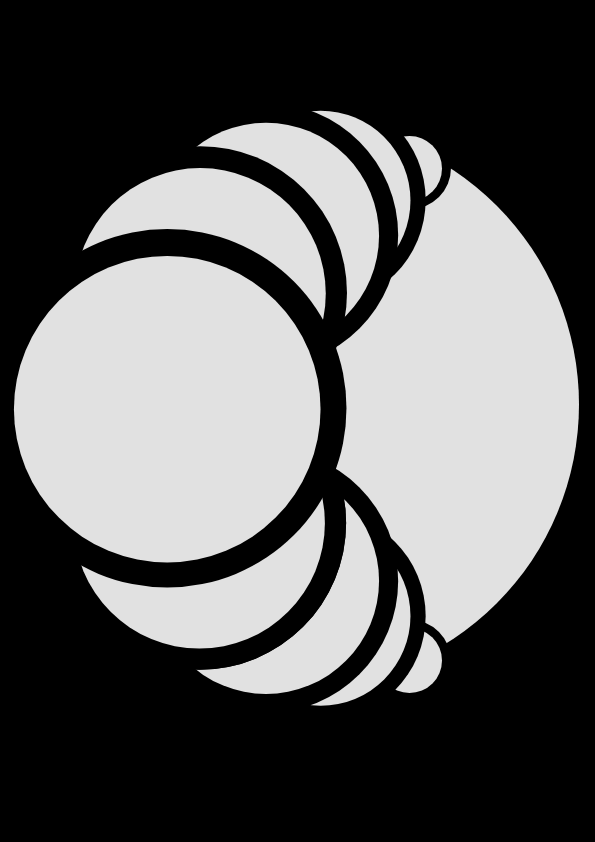
Frame 1 (no input)
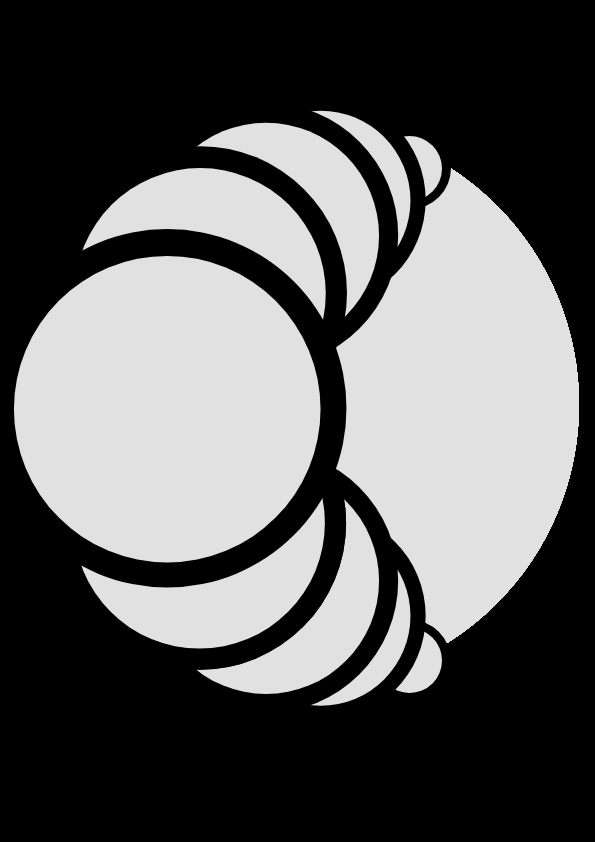
Frame 60 (no input)
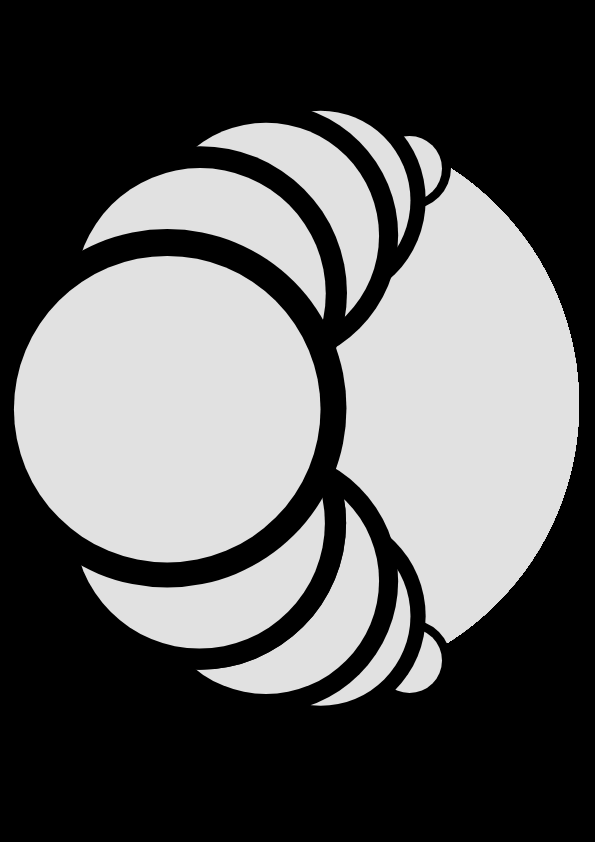
Frame 120 (the mouse pressed at the canvas centre since frame 60)

The p5.js sketch that drew these frames (run headless with seeded random() and noise() and a simulated clock; from frame 60 on, the mouse is pressed at the canvas centre):

// p5.js sketch
// ── sketch.js
function setup() {
  createCanvas(595, 842);
  background(0);
}

function draw() {

noStroke();
fill(225);
arc(16+563/2,123+563/2,563,563,PI*3/2,PI/2);

fill(0);
ellipse(369+82/2,127+82/2,82);
ellipse(369+82/2,620+82/2,82);

fill(225);
ellipse(377+65/2,628+65/2,65);
ellipse(377+65/2,136+65/2,65);

fill(0);
ellipse(215.57+210.09/2,95+210.09/2,210.09);
ellipse(215.57+210.09/2,510.91+210.09/2,210.09);

fill(225);
ellipse(230.77+179.7/2,110.72+179.7/2,179.7);
ellipse(230.77+179.7/2,526.1+179.7/2,179.7);

fill(0);
ellipse(133.85+264.31/2,102.94+264.31/2,264.31);
ellipse(133.85+264.31/2,448.76+264.31/2,264.31);

fill(225);
ellipse(152.97+226.08/2,122.71+226.08/2,226.08);
ellipse(152.97+226.08/2,467.87+226.08/2,226.08);

fill(0);
ellipse(52.65+293.46/2,376.38+293.46/2,293.46);
ellipse(52.65+293.46/2,376.38+293.46/2,293.46);

fill(225);
ellipse(73.88+251.02/2,397.6+251.02/2,251.02);

fill(0);
ellipse(53.53+293.46/2,146.16+293.46/2,293.46);
fill(225);
ellipse(74.76+251.02/2,168.11+251.02/2,251.02);

fill(0);
ellipse(-12+358.48/2,229.07+358.48/2,358.48,358.48);

fill(225);
ellipse(13.92+306.63/2,255.89+306.63/2,306.63);


}
